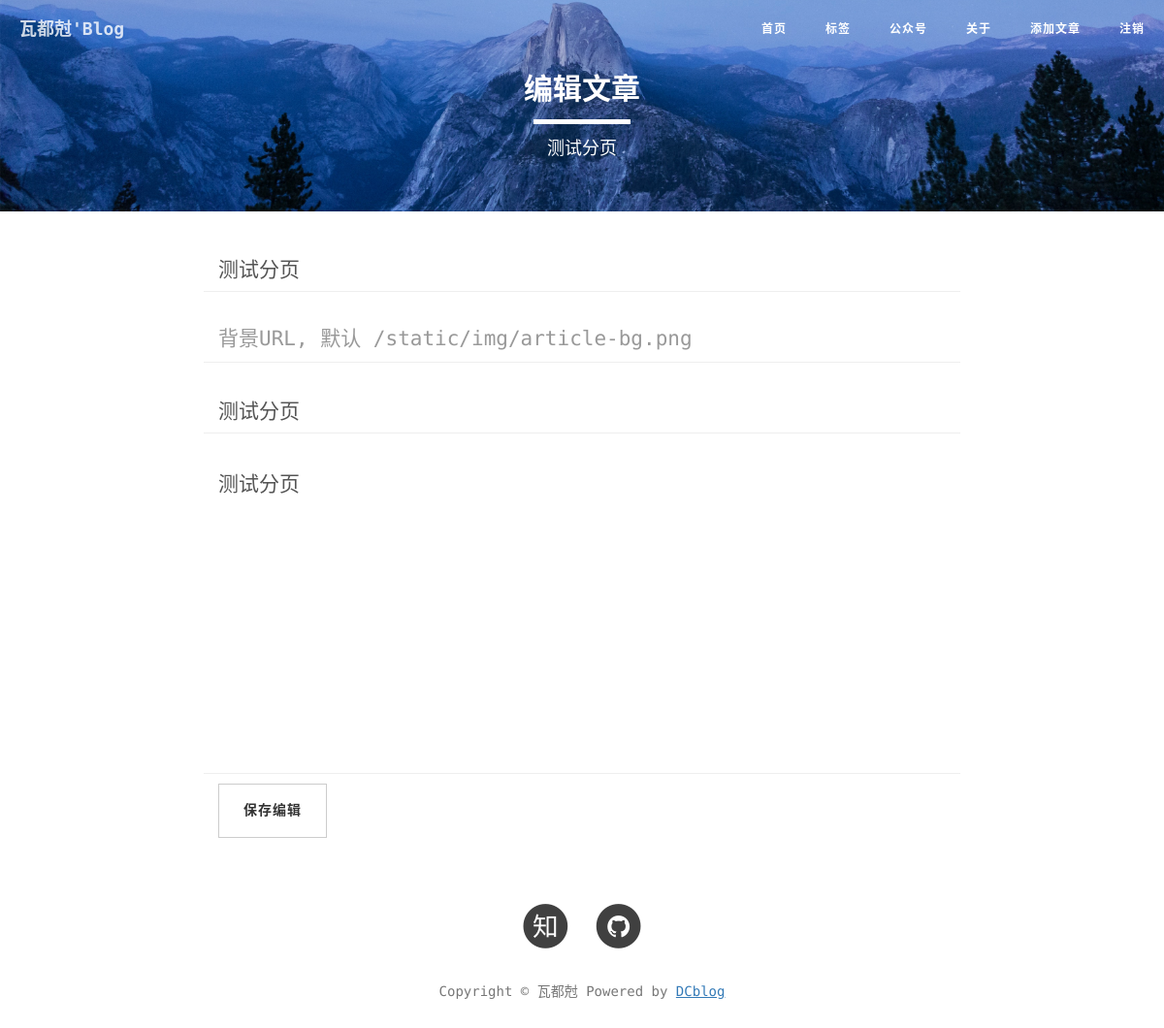
Page /article/11/edit (signed in) on the committed database.
### article/models.py (models this page shows, shortened)
class Article(models.Model):
    title = models.CharField(max_length=100, verbose_name="标题")
    description = models.CharField(max_length=200, null=True, verbose_name="摘要")
    background = models.CharField(max_length=500, null=True, verbose_name="背景图片")
    author = models.ForeignKey(User, on_delete=models.CASCADE, verbose_name="作者")
    content = models.TextField(blank=True, verbose_name="正文")
    tag = models.ManyToManyField(Tag, verbose_name="标签")
    read_num = models.IntegerField(default=1000, verbose_name="阅读量")
    pub_date = models.DateTimeField(editable=False, auto_now_add=True, verbose_name="发表时间")
    class Meta:
        verbose_name = "文章列表"
        verbose_name_plural = verbose_name
        ordering = ['-pub_date']

### article/views.py (the view)
# urls.py: url(r'(?P<article_id>[0-9]+)/edit$', views.edit, name='edit'),
@login_required(login_url=reverse_lazy('author:login'))
def edit(request, article_id):
    article = get_object_or_404(Article, pk=article_id)
    if article.author != request.user and request.user.is_superuser:
        return HttpResponseForbidden(render_to_response('error.html', {
            'status_code': 403,
            'message': 'Forbidden :('
        }))
    form = ArticleForm(request.POST or None, instance=article)
    if request.method == 'POST' and form.is_valid():
        form.save()
        return HttpResponseRedirect(reverse_lazy('article:detail', kwargs={
            'article_id': form.instance.id
        }))
    context={
        'form': form,
        'header_id': 'tag-heading',
        'title': '编辑文章',
        'subtitle': form.instance.title,
        'background': form.instance.background or settings.DCBLOG_CONFIG.get('SITE_ARTICLE_BACKGROUND'),
        'submit': '保存编辑'
    }
    return render(request, 'generic_form.html', context=context)

### article/forms.py (shortened to what this page needs)
class ArticleForm(forms.ModelForm):
    tag_list = MyTagField(required=False)
    class Meta:
        model = Article
        fields = ('title', 'background', 'tag_list', 'content')
        widgets = {
            'title': forms.TextInput(get_field_attrs('标题')),
            'background': forms.TextInput(get_field_attrs('背景URL, 默认 {}'.format(settings.DCBLOG_CONFIG.get('SITE_ARTICLE_BACKGROUND')))),
            'content': forms.Textarea(get_field_attrs('markdown正文', textarea=True))
        }
    def __init__(self, *args, **kwargs):
        super(ArticleForm, self).__init__(*args, **kwargs)
        self.initial['tag_list'] = ','.join([
            t.name for t in Tag.objects.filter(article=self.instance).all()
        ])
        self.fields['background'].required = False

### dcblog/context_processors.py (called while the page is built)
def site_info(request):
    return settings.DCBLOG_CONFIG

### templates/generic_form.html (shortened to what this page needs)
{% extends "base.html" %}
{% block head %}
    <link rel="stylesheet" href="/static/css/hux-blog.min.css">
{% endblock %}
{% block background-image %}{% endblock %}
{% if header_id %}
    {% block header_id %}{{ header_id }}{% endblock %}
{% endif %}
{% block header_title %}{{ title }}{% endblock %}
{% block header_subtitle %}{{ subtitle }}{% endblock %}
{% block content %}
    <div class="container">
        <div class="row">
            <div class="col-lg-8 col-lg-offset-2 col-md-10 col-md-offset-1">
                <form name="simpleform" id="simpleForm" method="post">
                    {% for field in form %}
                        <div class="row control-group">
                            <div class="form-group col-xs-12 floating-label-form-group controls">
                                {{ field.as_widget }}
                            </div>
                        </div>
                    {% endfor %}
                    <div class="row">
                        <div class="form-group col-xs-12">
                            <button type="submit" class="btn btn-default">{{ submit }}</button>
                        </div>
                    </div>
                </form>
            </div>
        </div>
    </div>
{% endblock %}

### static/css/clean-blog.css (style rules this page uses)
body { font-family: 'Fira Mono', 'Lora', 'Times New Roman', serif; font-size: 20px; color: #333333; }
.floating-label-form-group { font-size: 14px; position: relative; margin-bottom: 0; padding-bottom: 0.5em; border-bottom: 1px solid #eeeeee; }
.floating-label-form-group input { z-index: 1; position: relative; padding-right: 0; padding-left: 0; border: none; border-radius: 0; font-size: 1.5em; background: none; box-shadow: none !important; resize: none; }
.floating-label-form-group textarea { z-index: 1; position: relative; padding-right: 0; padding-left: 0; border: none; border-radius: 0; font-size: 1.0em; background: none; box-shadow: none !important; resize: none; }
.btn { font-family: 'Fira Mono', 'Open Sans', 'Helvetica Neue', Helvetica, Arial, sans-serif; text-transform: uppercase; font-size: 14px; font-weight: 800; letter-spacing: 1px; border-radius: 0; padding: 15px 25px; }
body { -webkit-tap-highlight-color: #0085A1; }

### rows in the picture
Article: title "测试分页", title "测试分页" "测试分页"

### other values in the picture
{{ SITE_NAME }} "瓦都尅'Blog"
{{ title }} "编辑文章"
{{ submit }} "保存编辑"
{{ SITE_AUTHOR }} "瓦都尅"
